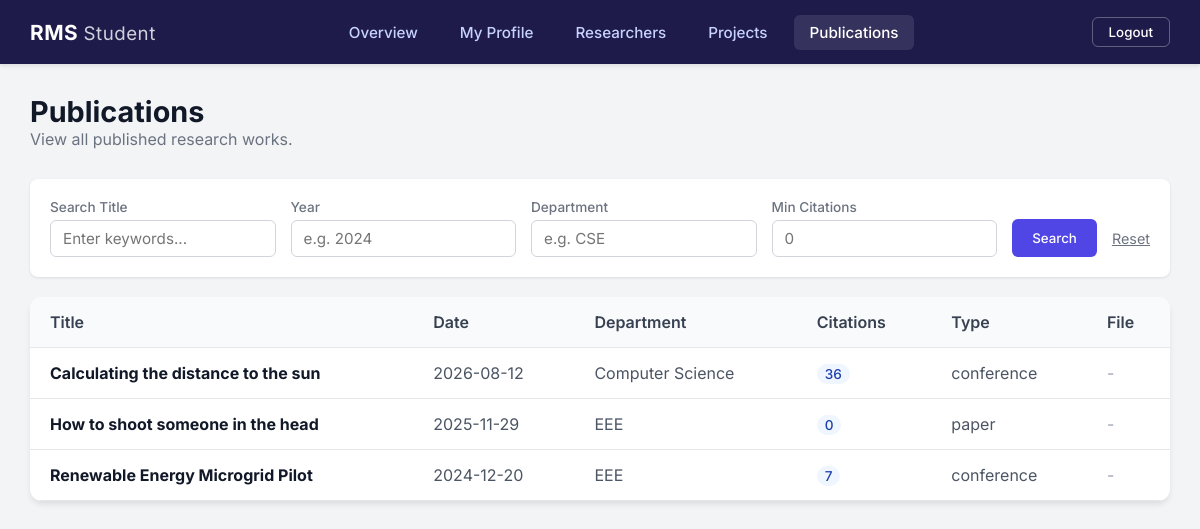
Screenshot of /modules/publications/list.php (signed in) with the database file from the repository.
### tables this page shows
CREATE TABLE `publication` (
  `publication_id` varchar(36) NOT NULL,
  `project_id` varchar(36) NOT NULL,
  `title` varchar(255) NOT NULL,
  `type` enum('paper','journal','conference') NOT NULL,
  `department` varchar(120) NOT NULL,
  `publication_date` date NOT NULL,
  `citation_count` int(11) DEFAULT 0
);

### modules/publications/list.php (the view, shortened to what this page needs)
<?php
require_once __DIR__ . '/../../config/db_connect.php';
$sync_query = "
    INSERT INTO publication (publication_id, project_id, title, publication_date, department, citation_count, type)
    SELECT
        CONCAT('pub_', p.project_id),
        p.project_id,
        p.project_title,
        COALESCE(p.end_date, CURRENT_DATE),
        COALESCE(r.department, 'Unassigned'),
        FLOOR(1 + RAND() * 50),
        'paper'
    FROM project p
    LEFT JOIN researcher r ON p.project_lead = r.researcher_id
    WHERE p.status = 'published'
    AND NOT EXISTS (SELECT 1 FROM publication WHERE project_id = p.project_id)
";
$conn->query($sync_query);
$search = $_GET['search'] ?? '';
$year = $_GET['year'] ?? '';
$department = $_GET['department'] ?? '';
$citation_min = $_GET['citation_min'] ?? '';
$params = [];
$query = "SELECT DISTINCT pb.*
          FROM publication pb
          JOIN project pr ON pb.project_id = pr.project_id
          WHERE pr.status = 'published'";
$query .= " ORDER BY pb.publication_date DESC";
$stmt = $conn->prepare($query);
$stmt->execute($params);
$result = $stmt->get_result();
?>
<!DOCTYPE html>
<html lang="en">
<head>
    <link rel="stylesheet" href="/research_management/public/css/style.css?v=<?php echo time(); ?>">
</head>
<body>
    <div class="dashboard-container">
        <?php include __DIR__ . '/../../public/includes/topbar.php'; ?>
        <main class="main-content">
            <div class="page-header">
                <h1>Publications</h1>
                <p>View all published research works.</p>
            </div>
            <form method="GET" class="filter-form">
                <div class="filter-group">
                    <label>Search Title</label>
                    <input type="text" name="search" placeholder="Enter keywords..."
                        value="<?php echo htmlspecialchars($search); ?>">
                </div>
                <div class="filter-group">
                    <label>Year</label>
                    <input type="number" name="year" placeholder="e.g. 2024"
                        value="<?php echo htmlspecialchars($year); ?>">
                </div>
                <div class="filter-group">
                    <label>Department</label>
                    <input type="text" name="department" placeholder="e.g. CSE"
                        value="<?php echo htmlspecialchars($department); ?>">
                </div>
                <div class="filter-group">
                    <label>Min Citations</label>
                    <input type="number" name="citation_min" placeholder="0" min="0"
                        value="<?php echo htmlspecialchars($citation_min); ?>">
                </div>
                <button type="submit" class="filter-btn">Search</button>
                <a href="list.php"
                    style="margin-bottom: 10px; color: #6b7280; text-decoration: underline; font-size: 0.9rem;">Reset</a>
            </form>
            <div class="table-container">
                <table class="modern-table">
                    <thead>
                        <tr>
                            <th>Title</th>
                            <th>Date</th>
                            <th>Department</th>
                            <th>Citations</th>
                            <th>Type</th>
                            <th>File</th>
                        </tr>
                    </thead>
                    <tbody>
                        <?php if ($result->num_rows > 0): ?>
                            <?php while ($row = $result->fetch_assoc()): ?>
                                <?php
                                $proj_id = $row['project_id'];
                                $file_name = 'pub_' . $proj_id . '.pdf';
                                $file_path_check = __DIR__ . '/../../uploads/publications/' . $file_name;
                                $file_url = '/research_management/uploads/publications/' . $file_name;
                                ?>
                                <tr>
                                    <td>
                                        <strong style="color: #111827;"><?php echo htmlspecialchars($row['title']); ?></strong>
                                    </td>
                                    <td><?php echo htmlspecialchars($row['publication_date']); ?></td>
                                    <td><?php echo htmlspecialchars($row['department']); ?></td>
                                    <td>
                                        <span
                                            style="background: #eff6ff; color: #1e40af; padding: 2px 8px; border-radius: 12px; font-weight: 500; font-size: 0.85rem;">
                                            <?php echo $row['citation_count']; ?>
                                        </span>
                                    </td>
                                    <td><?php echo htmlspecialchars($row['type']); ?></td>
                                    <td>
                                        <?php if (file_exists($file_path_check)): ?>
                                            <a href="<?php echo htmlspecialchars($file_url); ?>" target="_blank"
                                                style="color: #4f46e5; text-decoration: none; font-weight: 500; display: inline-flex; align-items: center; gap: 4px;">
                                                <svg xmlns="http://www.w3.org/2000/svg" width="16" height="16" viewBox="0 0 24 24"
                                                    fill="none" stroke="currentColor" stroke-width="2" stroke-linecap="round"
                                                    stroke-linejoin="round">
                                                    <path d="M21 15v4a2 2 0 0 1-2 2H5a2 2 0 0 1-2-2v-4"></path>
                                                    <polyline points="7 10 12 15 17 10"></polyline>
                                                    <line x1="12" y1="15" x2="12" y2="3"></line>
                                                </svg>
                                                PDF
                                            </a>
                                        <?php else: ?>
                                            <span style="color: #9ca3af;">-</span>
                                        <?php endif; ?>
                                    </td>
                                </tr>
                            <?php endwhile; ?>
                        <?php endif; ?>
                    </tbody>
                </table>
            </div>
        </main>
    </div>
</body>
</html>

### public/css/style.css (style rules this page uses)
* { margin: 0; padding: 0; box-sizing: border-box; font-family: 'Inter', sans-serif; }
body { background-color: #f3f4f6; min-height: 100vh; }
.dashboard-container { display: flex; flex-direction: column; min-height: 100vh; }
.main-content { flex: 1; padding: 30px; max-width: 1200px; margin: 0 auto; width: 100%; }
.page-header { margin-bottom: 30px; }
.page-header h1 { font-size: 1.8rem; color: #111827; }
.page-header p { color: #6b7280; }
.table-container { background: white; border-radius: 12px; box-shadow: 0 4px 6px -1px rgba(0, 0, 0, 0.1); overflow: hidden; margin-bottom: 30px; }
.modern-table { width: 100%; border-collapse: collapse; text-align: left; }
.modern-table th { background: #f9fafb; padding: 15px 20px; font-weight: 600; color: #374151; border-bottom: 1px solid #e5e7eb; }
.modern-table td { padding: 15px 20px; border-bottom: 1px solid #e5e7eb; color: #4b5563; }

### modules/publications/list.php (style rules this page uses)
.filter-form { background: white; padding: 20px; border-radius: 8px; margin-bottom: 20px; box-shadow: 0 1px 3px rgba(0, 0, 0, 0.1); display: flex; gap: 15px; flex-wrap: wrap; align-items: end; }
.filter-group { display: flex; flex-direction: column; gap: 5px; flex: 1; min-width: 150px; }
.filter-group label { font-size: 0.85rem; color: #6b7280; font-weight: 500; }
.filter-group input, .filter-group select { padding: 8px 12px; border: 1px solid #d1d5db; border-radius: 6px; font-size: 0.95rem; }
.filter-btn { background: #4f46e5; color: white; padding: 9px 20px; border: none; border-radius: 6px; cursor: pointer; font-weight: 500; height: 38px; }

### rows the page displays
publication: title "Calculating the distance to the sun", publication_date "2026-08-12", department "Computer Science", citation_count "36", type "conference"
publication: title "How to shoot someone in the head", publication_date "2025-11-29", department "EEE", citation_count "0", type "paper"
publication: title "Renewable Energy Microgrid Pilot", publication_date "2024-12-20", department "EEE", citation_count "7", type "conference"

### other values shown
$user_type "Student"
